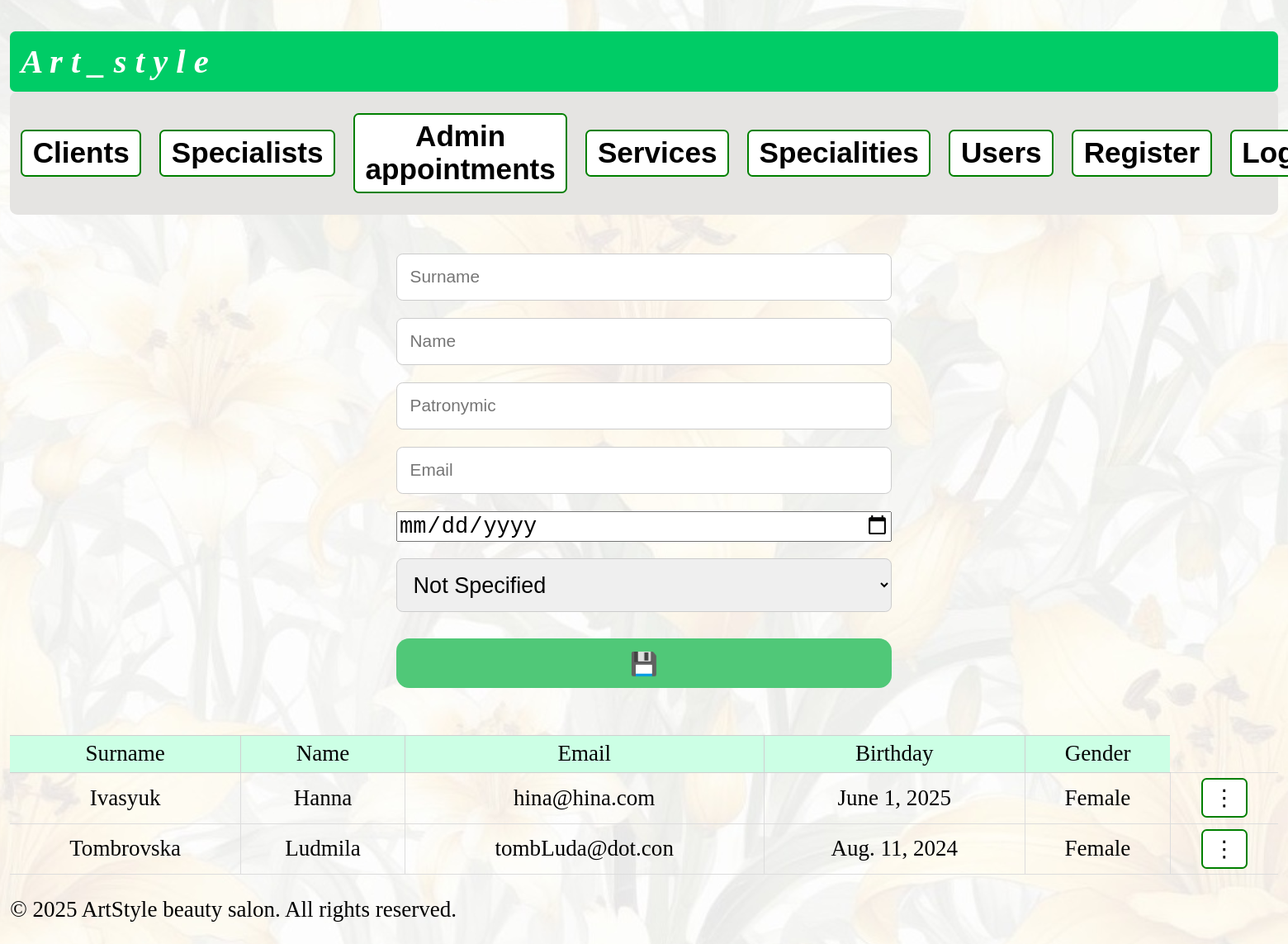
Page /clients/ (signed in) on the committed database.
### apps/core/models/client.py (models this page shows, shortened)
class Client(TimeStampedModel):
    id = models.AutoField(primary_key=True) # AutoField - тип поля для id
    photo = models.ImageField(upload_to='client_photos/', blank=True, null=True)  # field to save image of person; ClearableFileInput mentioned to delete file after choosing to delete
    surname = models.CharField(max_length=21)
    name = models.CharField(max_length=21)
    patronymic = models.CharField(max_length=21)
    birthday = models.DateField(validators=[validate_not_future])
    email = models.EmailField()
    gender = models.IntegerField(choices=Gender.choices) # Обираємо всі варіанти з `Gender.choices`
    address = models.OneToOneField("Address", on_delete=models.SET_NULL, null=True, blank=True)
    accounts = models.ManyToManyField("Account", related_name="clients")
    contacts = models.ManyToManyField("Contact", related_name="clients")

### apps/core/views.py (the view, shortened to what this page needs)
# urls.py: path('clients/', views.clients, name='clients'),  # core:clients
@require_http_methods(['GET', 'POST'])
def clients(request):
    context = {
        'client_list': Client.objects.all(),
        'gender_choices': Gender,
    }
    return render(request, 'core/pages/clients.html', context) #

### apps/core/templates/core/pages/clients.html (shortened to what this page needs)
{% extends "base.html" %}
{% block content %}
<div class="container">
    <form action="{% url 'core:clients' %}" method="post" class="form-flex">
        <input type="text" name="surname" placeholder="Surname">
        <input type="text" name="name" placeholder="Name">
        <input type="text" name="patronymic" placeholder="Patronymic">
        <input type="text" name="email" placeholder="Email">
        <input type="date" name="birthday">
        <select name="gender" id="gender">
            {% for gender in gender_choices %}
                <option value="{{gender.value}}">{{gender.label}}</option>
            {% endfor %}
        </select>
        <button type="submit">💾</button>
    </form>
</div>
<div class="container">
    <table class="form-container">
        <tr>
            <th>Surname</th>
            <th>Name</th>
            <th>Email</th>
            <th>Birthday</th>
            <th>Gender</th>
        </tr>
        {% for client in client_list %}
        <tr>
            <td>{{ client.surname }}</td>
            <td>{{ client.name }}</td>
            <td>{{ client.email }}</td>
            <td>{{ client.birthday }}</td>
            <td>{{ client.get_gender_display }}</td> {% comment %} Getting method of choises {% endcomment %}
            <td><a href="{% url 'core:client_detail' client.id %}">⋮</a></td>
        <tr>
        {% endfor %}
    </table>
</div>
{% endblock content %}

### static/styles.css (style rules this page uses)
body { padding: 0.2rem; background-image: url('../media/background.jpg'); background-size: cover; background-position: center; }
.container { margin: 1.25rem 0; }
table { width: 100%; border-collapse: collapse; font-size: 1.2rem; text-align: center; margin-top: 1.25rem; }
table th { font-weight: 400; padding: 0.3rem; background: #CCFFE5; border: 1px solid #d0d0d0; }
table td { border: 1px solid #ddd; padding: 0.3rem; }
table tr td:first-child, table tr th:first-child { border-left: none; }
table tr td:last-child, table tr th:last-child { border-right: none; }
button { background-color: #50C878; border: 1px solid transparent; border-radius: 0.75rem; box-sizing: border-box; color: #FFFFFF; cursor: pointer; font-family: "Inter var", ui-sans-serif, system-ui, -apple-system, "Segoe UI", Roboto, "Helvetica Neue", Arial, "Noto Sans", sans-serif, "Apple Color Emoji", "Segoe UI Emoji", "Segoe UI Symbol", "Noto Color Emoji"; font-size: 1.125rem; font-weight: 600; line-height: 1.3rem; padding: 0.75rem 1.2rem; text-align: center; text-decoration: none; transition: background-color 0.2s cubic-bezier(.4, 0, 0.2, 1); user-select: none; touch-action: manipulation; width: auto; margin: 0.5rem 0; }
a:link, a:visited { background-color: white; color: black; border: 2px solid green; padding: 0.3rem 0.6rem; text-align: center; text-decoration: none; display: inline-block; border-radius: 0.3125rem; }
form { display: flex; flex-direction: column; gap: 1rem; max-width: 600px; margin: 0 auto; padding: 1rem; }
input[type="text"], input[type="email"], input[type="password"], textarea, select { padding: 0.75rem; font-size: 1rem; border: 1px solid #ccc; border-radius: 0.375rem; width: 100%; box-sizing: border-box; }
*:not(nav *) { font-size: calc(1.3rem); }

### rows in the picture
Client: surname "Ivasyuk", name "Hanna", email "hina@hina.com", birthday "June 1, 2025", gender "Female"
Client: surname "Tombrovska", name "Ludmila", email "tombLuda@dot.con", birthday "Aug. 11, 2024", gender "Female"

### other values in the picture
form field gender "Not Specified"
